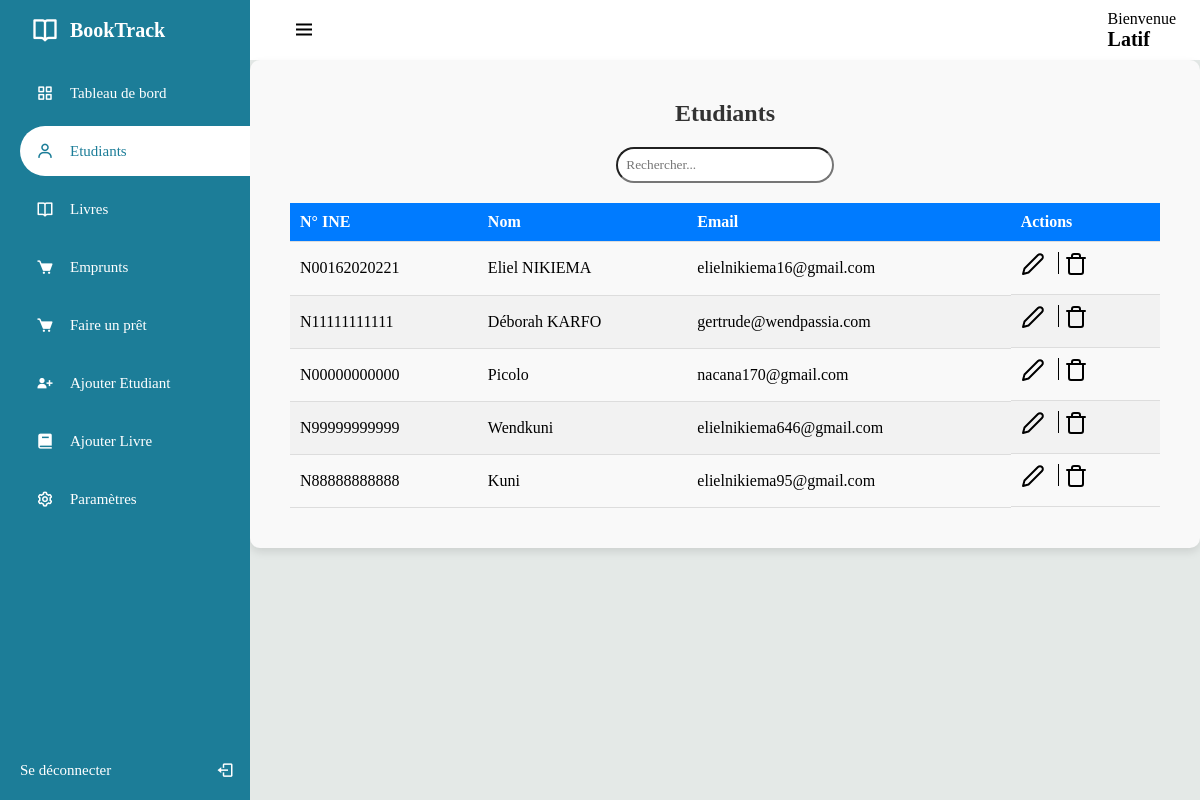
The app's page /librarians/students.php (signed in) with its own data.
### tables this page shows
CREATE TABLE IF NOT EXISTS `librarian` (
  `librarian_id` int NOT NULL AUTO_INCREMENT,
  `librarian_name` varchar(100) NOT NULL,
  `librarian_mail` varchar(100) NOT NULL,
  `librarian_tel` varchar(100) NOT NULL,
  `librarian_pass` text NOT NULL,
  `library_id` int NOT NULL,
  `must_changes` tinyint(1) NOT NULL DEFAULT '1',
  PRIMARY KEY (`librarian_id`),
  KEY `lib_lib_id` (`library_id`)
);

CREATE TABLE IF NOT EXISTS `student` (
  `student_id` int NOT NULL AUTO_INCREMENT,
  `student_ine` varchar(100) NOT NULL,
  `student_name` varchar(100) NOT NULL,
  `student_mail` varchar(100) NOT NULL,
  `library_id` int NOT NULL,
  `student_pass` text NOT NULL,
  `creation_date` timestamp NOT NULL,
  PRIMARY KEY (`student_id`),
  UNIQUE KEY `student_ine` (`student_ine`),
  KEY `lib_stu_id` (`library_id`)
);

### librarians/scripts/students_scripts/total_Students.php (called while the page is built, shortened)
<?php
    $librarian_id = $_SESSION['lib_id'];
    $sql = "SELECT s.student_id, s.student_ine, s.student_name, s.student_mail
            FROM student s
            JOIN librarian l ON (l.library_id = s.library_id)
            WHERE librarian_id = :id";
    $stmt = $conn->prepare($sql);
    $stmt->bindParam(':id', $librarian_id, PDO::PARAM_INT);
    $stmt->execute();
    $students = $stmt->fetchAll(PDO::FETCH_ASSOC);
?>

### librarians/students.php (the view, shortened to what this page needs)
<?php require "../config/config.php" ?>
<?php
    $id = $_SESSION['lib_id'];
    $research = $conn->prepare("SELECT * FROM librarian WHERE librarian_id = '$id'");
    $research->execute();
    $librarian = $research->fetch(PDO::FETCH_ASSOC);
?>
<?php require "scripts/students_scripts/total_Students.php" ?>
<!DOCTYPE html>
<html lang="fr">
<head>
	<link rel="stylesheet" href="../assets/css/libra.css?v=1.0">
	<link rel="stylesheet" href="../assets/css/search.css?v=1.0">
	<link href='https://unpkg.com/boxicons@2.1.1/css/boxicons.min.css' rel='stylesheet'>
</head>
<body>
	<div class="sidebar">
		<div class="logo_details">
			<i class='bx bx-book-open'></i>
			<div class="logo_name">
				BookTrack
			</div>
		</div>
		<ul>
			<li>
				<a href="librarian_dash.php">
				<i class='bx bx-grid-alt'></i>
				<span class="links_name">
					Tableau de bord
				</span>
				</a>
			</li>
			<li>
				<a href="#" class="active">
				<i class='bx bx-user'></i>
				<span class="links_name">
					Etudiants
				</span>
				</a>
			</li>
			<li>
				<a href="books.php">
				<i class='bx bx-book-open'></i>
				<span class="links_name">
					Livres
				</span>
				</a>
			</li>
            <li>
				<a href="borrowings.php">
				<i class='bx bxs-cart'></i>
				<span class="links_name">
					Emprunts
				</span>
				</a>
			</li>
			<li>
				<a href="loan.php">
				<i class='bx bxs-cart'></i>
				<span class="links_name">
					Faire un prêt
				</span>
				</a>
			</li>
			<li>
				<a href="add_student.php">
				<i class='bx bxs-user-plus'></i>
				<span class="links_name">
					Ajouter Etudiant
				</span>
				</a>
			</li>
			<li>
				<a href="add_book.php">
				<i class='bx bxs-book'></i>
				<span class="links_name">
					Ajouter Livre
				</span>
				</a>
			</li>
			<li>
				<a href="setting.php">
				<i class='bx bx-cog'></i>
				<span class="links_name">
					Paramètres
				</span>
				</a>
			</li>
			<li class="login">
				<a href="logout.php">
				<span class="links_name login_out">
					Se déconnecter
				</span>
				<i class='bx bx-log-out' id="log_out"></i>
				</a>
			</li>
		</ul>
	</div>
	<section class="home_section">
		<div class="topbar">
			<div class="toggle">
				<i class='bx bx-menu' id="btn"></i>
			</div>
			<div class="user_wrapper">
				<p>Bienvenue</p>
				<?php if(isset($_SESSION['lib_id'])): ?>
                    <h2 style="text-transform: capitalize; font-size:20px;">
                    	<?php echo $librarian['librarian_name']; ?>
                    </h2>
                <?php endif; ?>
			</div>
		</div>
		<div class="details">
			<div class="recent_project">
				<div class="card_header" style="text-align:center;">
					<h2 style="test-align:center;">Etudiants</h2>
					<input type="text" id="search" class="search-input" placeholder="Rechercher...">
				</div>
				<table id="dataTable">
					<thead>
						<tr>
							<td>N° INE</td>
							<td>Nom</td>
							<td>Email</td>
                            <td>Actions</td>
						</tr>
					</thead>
					<tbody>
						<?php if(!empty($students)): ?>
							<?php foreach ($students as $student): ?>
								<tr>
									<td>
										<?= htmlspecialchars($student['student_ine']); ?>
									</td>
									<td style="text-transform:capitalize;">
										<?= htmlspecialchars($student['student_name']); ?>
									</td>
									<td>
                                        <?= htmlspecialchars($student['student_mail']); ?>
									</td>
									<td style="display:flex;">
                                        <a href="scripts/edit_student.php?id=<?=$student['student_id'];?>" style="width:32px; height:32px; margin-right:5px">
                                                <img src="../assets/img/edit.svg" alt="">
                                        </a>
										<a href="scripts/delete_student.php?id=<?=$student['student_id'];?>" onclick="return confirm('Supprimer étudiant ?');" style="width:32px; height:32px;margin-left:5px">
											<img src="../assets/img/trash.svg" alt="">
										</a>
									</td>
								</tr>
							<?php endforeach; ?>
						<?php else: ?>
							<tr>
								<td colspan="4">Auncun Etudiant trouvé.</td>
							</tr>
						<?php endif; ?>
					</tbody>
				</table>
			</div>
		</div>
	</section>
</body>
</html>

### assets/css/libra.css (style rules this page uses)
:root { --blue: #0053f3; --dark-blue: #1c7d98; --white: #fff; --gray: #8390a2; }
* { margin: 0; padding: 0; box-sizing: border-box; font-family: Georgia, 'Times New Roman', Times, serif; }
.sidebar { position: fixed; left: 0; top: 0; width: 250px; height: 100%; padding-left: 20px; background: var(--dark-blue); transition: all 0.5s ease; z-index: 99; }
.sidebar .logo_details { position: relative; height: 60px; display: flex; align-items: center; }
.sidebar li { position: relative; margin: 8px 0; list-style: none; }
.sidebar i { position: relative; height: 60px; min-width: 50px; font-size: 28px; line-height: 60px; text-align: center; color: var(--white); }
.sidebar .logo_details .logo_name { font-size: 20px; font-weight: 600; color: var(--white); transition: all 0.5s ease; }
.toggle { position: relative; }
#btn { font-size: 24px; cursor: pointer; }
.sidebar ul li a i { position: relative; height: 50px; font-size: 18px; line-height: 50px; }
.sidebar ul li a { width: 100%; height: 100%; display: flex; align-items: center; text-decoration: none; border-radius: 30px 0px 0px 30px; transition: all 0.5s ease; }
.sidebar ul li a .links_name { font-size: 15px; font-weight: 400; color: var(--white); transition: 0.4s; }
.sidebar li.login { position: fixed; width: 250px; height: 60px; left: 0; bottom: -8px; padding: 20px 20px; background: var(--white-blue); transition: all 0.5s ease; }
.sidebar .login #log_out { position: absolute; height: 60px; right: 0; top: 50%; transform: translateY(-50%); line-height: 60px; transition: all 0.5s ease; }
.sidebar li a.active { background: var(--white); }
.sidebar li a.active .links_name, .sidebar li a.active i { color: var(--dark-blue); }
.home_section { position: relative; width: calc(100% - 250px); min-height: 100vh; left: 250px; top: 0; background: #E4E9E7; transition: all 0.5s ease; }
.home_section .topbar { position: relative; width: 100%; height: 60px; display: flex; justify-content: space-between; align-items: center; padding: 1rem 1.5rem; background: var(--white); }
.home_section .topbar .toggle { position: relative; width: 60px; height: 60px; display: flex; justify-content: center; align-items: center; font-size: 2em; cursor: pointer; }
.details { position: relative; width: 100%; padding: 20px; display: grid; grid-template-columns: 3fr; background-color: #f9f9f9; border-radius: 10px; box-shadow: 0 4px 8px rgba(0, 0, 0, 0.1); }
.details .recent_project { position: relative; display: grid; padding: 20px; border-radius: 20px; overflow-y: auto; white-space: nowrap; }
.card_header h2 { font-size: 24px; font-weight: bold; color: #333; margin-bottom: 20px; }
table { width: 100%; border-collapse: collapse; }
table thead tr { background-color: #007bff; color: #fff; }
table thead td { padding: 10px; text-align: left; font-weight: bold; }
table tbody tr:nth-child(even) { background-color: #f2f2f2; }
table td { padding: 10px; border-bottom: 1px solid #ddd; }

### assets/css/search.css (style rules this page uses)
.search-input { margin-bottom:20px; padding: 8px; box-sizing:border-box; width: 25%; border-radius:18px; text-transform:capitalize; }

### records on screen
librarian: librarian_name "Latif"
student: student_ine "N00162020221", student_name "Eliel NIKIEMA", student_mail "elielnikiema16@gmail.com"
student: student_ine "N11111111111", student_name "Déborah KARFO", student_mail "gertrude@wendpassia.com"
student: student_ine "N00000000000", student_name "Picolo", student_mail "nacana170@gmail.com"
student: student_ine "N99999999999", student_name "Wendkuni", student_mail "elielnikiema646@gmail.com"
student: student_ine "N88888888888", student_name "Kuni", student_mail "elielnikiema95@gmail.com"
